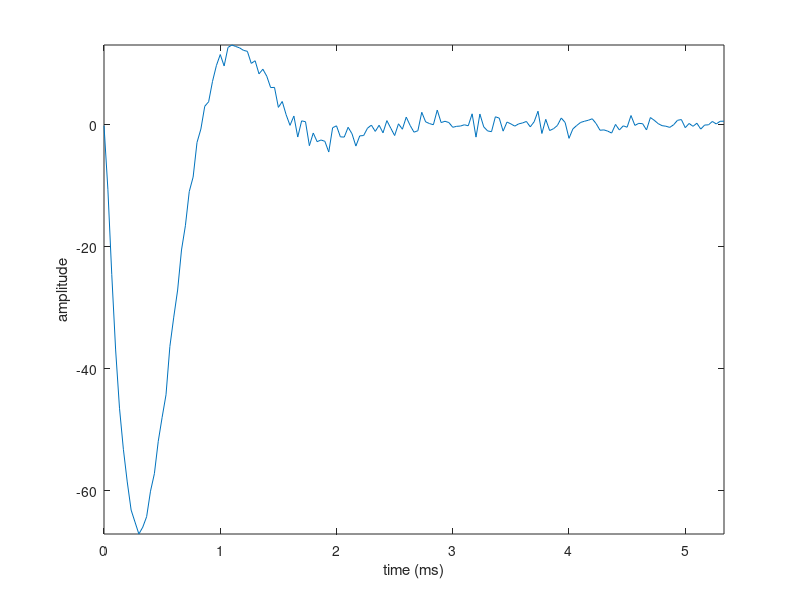

The MATLAB source for this figure:
function [spike] = synthSpike()
% function to synthesize and simulate neural spikes
%% simulated spike params
sampleRate = 30000;                         % sampling freuency for the signal
synthSpikeAmplitude = rand()*500.0 - 400.0; % random spike peak amplitude value
synthSpikeDuration = rand()*2 +0.5; 
spikeDelay = rand()*0.5;                    % random jitter time
s=0:160;                                    % number of samples

%% simulate spike as a decaying low freq sinusoidal 
tStepMsec = 1000.0 / sampleRate;  % sampling period in ms
spike = synthSpikeAmplitude.* exp(-2.0.*(s.*tStepMsec - spikeDelay)).* ...
    sin(2.*pi.*(s.*tStepMsec - spikeDelay)./ synthSpikeDuration);
%% detect zero crossings
dir = diff(sign(spike(1:16)));
up = find(dir==-2);
down = find(dir==2);

%% zero out all data prior to the first zero cross to mimic a 0V baseline
if (~isempty(up))
    spike(1:up) =0;
else
    spike(1:down) =0;
end
%% remove the first most prominent peak when mulitple peaks are present
[~,loc]=findpeaks(abs(spike),'MinPeakHeight',10);
if length(loc) >3
    [~,argmin]=min(abs(spike(loc(1):loc(2))));
    spike(1:loc(1)+argmin-1)=0;
end
spike=spike+randn(1,length(spike));
plot(s*tStepMsec,spike);axis tight;
xlabel('time (ms)');
ylabel('amplitude');